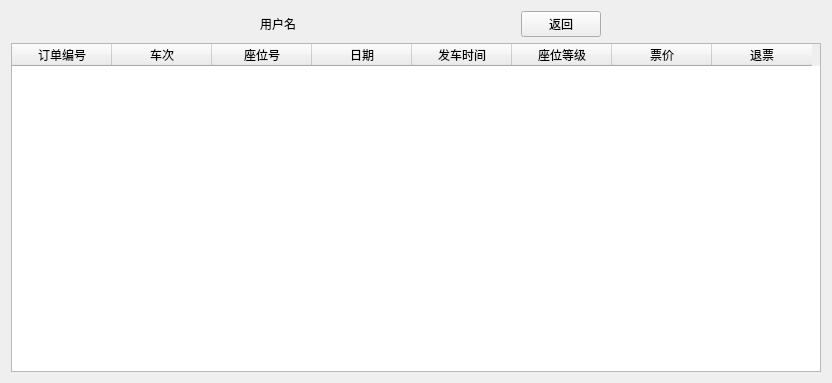
<?xml version="1.0" encoding="UTF-8"?>
<ui version="4.0">
 <class>Form</class>
 <widget class="QWidget" name="Form">
  <property name="geometry">
   <rect>
    <x>0</x>
    <y>0</y>
    <width>832</width>
    <height>383</height>
   </rect>
  </property>
  <property name="windowTitle">
   <string>订单查询</string>
  </property>
  <layout class="QVBoxLayout" name="verticalLayout">
   <item>
    <layout class="QHBoxLayout" name="horizontalLayout">
     <property name="leftMargin">
      <number>30</number>
     </property>
     <item>
      <widget class="QLabel" name="username_label">
       <property name="sizePolicy">
        <sizepolicy hsizetype="Fixed" vsizetype="Preferred">
         <horstretch>0</horstretch>
         <verstretch>0</verstretch>
        </sizepolicy>
       </property>
       <property name="text">
        <string>用户名</string>
       </property>
       <property name="alignment">
        <set>Qt::AlignCenter</set>
       </property>
      </widget>
     </item>
     <item>
      <widget class="QPushButton" name="back_btn">
       <property name="sizePolicy">
        <sizepolicy hsizetype="Fixed" vsizetype="Fixed">
         <horstretch>0</horstretch>
         <verstretch>0</verstretch>
        </sizepolicy>
       </property>
       <property name="text">
        <string>返回</string>
       </property>
      </widget>
     </item>
    </layout>
   </item>
   <item>
    <widget class="QTableWidget" name="result_table">
     <column>
      <property name="text">
       <string>订单编号</string>
      </property>
     </column>
     <column>
      <property name="text">
       <string>车次</string>
      </property>
     </column>
     <column>
      <property name="text">
       <string>座位号</string>
      </property>
     </column>
     <column>
      <property name="text">
       <string>日期</string>
      </property>
     </column>
     <column>
      <property name="text">
       <string>发车时间</string>
      </property>
     </column>
     <column>
      <property name="text">
       <string>座位等级</string>
      </property>
     </column>
     <column>
      <property name="text">
       <string>票价</string>
      </property>
     </column>
     <column>
      <property name="text">
       <string>退票</string>
      </property>
     </column>
    </widget>
   </item>
  </layout>
 </widget>
 <resources/>
 <connections/>
</ui>
